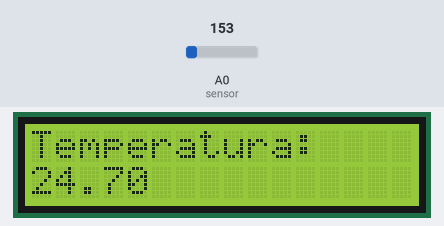
Simulated run of this sketch. Board: Arduino Uno, built with avr-gcc and run on an emulated ATmega328P. Parts: 16×2 character LCD. The inputs (shaded band) are chosen by the test bench; at power-on: A0 (sensor) = 153.

Above: at 1.2 s.
1.3 s: A0 (sensor) set to 165
At 2.8 s:
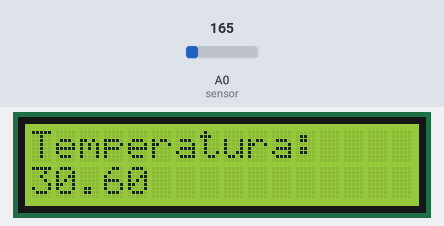
3.5 s: A0 (sensor) set to 175
At 4.5 s:
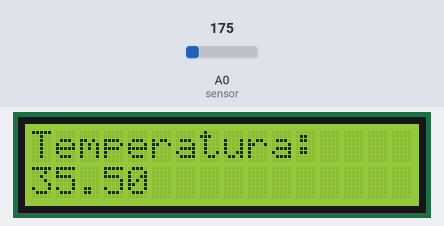
5.5 s: A0 (sensor) set to 191
At 7.5 s:
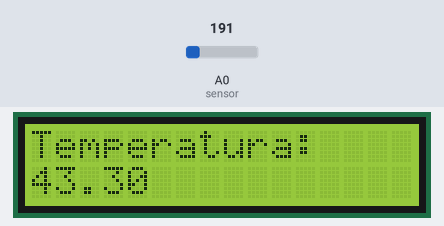
Timing chart, 0 to 9.0 s (numbered marks = the images above; inputs shaded):
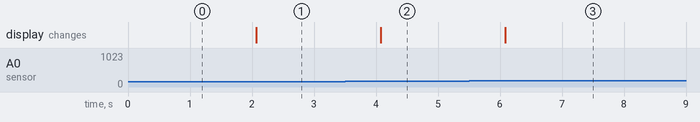

The sketch:

tempC.ino
```cpp
#include <LiquidCrystal.h>

float tempC; // Para almacenar temp en °C
int sensRead; // Para alamcenar la lectura analogica (0 a 1023) del sensor
const int sensor = A0;

LiquidCrystal lcd(12,11,5,4,3,2);

void setup()
{
  Serial.begin(9600);
  lcd.begin(16,2);
}

void loop()
{
  sensRead = analogRead(sensor);
  tempC = map(sensRead,0,1023,0,5000); // Uso de funcion MAP para transformar valores analaogico a mV
  tempC = (tempC-500)/10; // El datasheet del sensor TMP36 (no LM35) muestras que esta es la formula correcta para obtener el valor en °C


  lcd.setCursor(0,0);
  lcd.print("Temperatura:");
  lcd.setCursor(0,1);
  lcd.print(tempC);
  delay(1000);
}
```

Measured:
- after the input at 1.3 s, the display: changes after 0.77 s (image 1)
- after the input at 3.5 s, the display: changes after 0.58 s (image 2)
- after the input at 5.5 s, the display: changes after 0.58 s (image 3)
